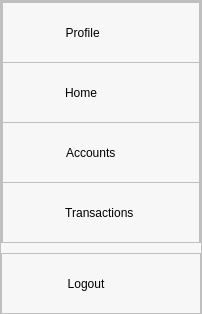
     <widget class="QFrame" name="side_menu">
      <property name="maximumSize">
       <size>
        <width>200</width>
        <height>16777215</height>
       </size>
      </property>
      <property name="styleSheet">
       <string notr="true">background-color: rgb(247, 247, 247);
font: bold italic 13pt &quot;Calibri&quot;;</string>
      </property>
      <property name="frameShape">
       <enum>QFrame::StyledPanel</enum>
      </property>
      <property name="frameShadow">
       <enum>QFrame::Raised</enum>
      </property>
      <layout class="QVBoxLayout" name="verticalLayout_4">
       <property name="spacing">
        <number>0</number>
       </property>
       <property name="leftMargin">
        <number>0</number>
       </property>
       <property name="topMargin">
        <number>0</number>
       </property>
       <property name="rightMargin">
        <number>0</number>
       </property>
       <property name="bottomMargin">
        <number>10</number>
       </property>
       <item>
        <widget class="QFrame" name="frame">
         <property name="minimumSize">
          <size>
           <width>200</width>
           <height>0</height>
          </size>
         </property>
         <property name="maximumSize">
          <size>
           <width>16777215</width>
           <height>90</height>
          </size>
         </property>
         <property name="frameShape">
          <enum>QFrame::StyledPanel</enum>
         </property>
         <property name="frameShadow">
          <enum>QFrame::Raised</enum>
         </property>
         <widget class="QLabel" name="label">
          <property name="geometry">
           <rect>
            <x>10</x>
            <y>10</y>
            <width>171</width>
            <height>31</height>
           </rect>
          </property>
          <property name="text">
           <string>Good evening,</string>
          </property>
         </widget>
         <widget class="QLabel" name="label_surname">
          <property name="geometry">
           <rect>
            <x>50</x>
            <y>50</y>
            <width>151</width>
            <height>21</height>
           </rect>
          </property>
          <property name="text">
           <string>Ms. XX</string>
          </property>
         </widget>
        </widget>
       </item>
       <item>
        <widget class="QFrame" name="frame_2">
         <property name="frameShape">
          <enum>QFrame::StyledPanel</enum>
         </property>
         <property name="frameShadow">
          <enum>QFrame::Raised</enum>
         </property>
         <layout class="QVBoxLayout" name="verticalLayout">
          <property name="spacing">
           <number>0</number>
          </property>
          <property name="leftMargin">
           <number>0</number>
          </property>
          <property name="topMargin">
           <number>0</number>
          </property>
          <property name="rightMargin">
           <number>0</number>
          </property>
          <property name="bottomMargin">
           <number>0</number>
          </property>
          <item>
           <widget class="QFrame" name="frame_14">
            <property name="minimumSize">
             <size>
              <width>0</width>
              <height>60</height>
             </size>
            </property>
            <property name="maximumSize">
             <size>
              <width>16777215</width>
              <height>60</height>
             </size>
            </property>
            <property name="frameShape">
             <enum>QFrame::StyledPanel</enum>
            </property>
            <property name="frameShadow">
             <enum>QFrame::Raised</enum>
            </property>
            <layout class="QVBoxLayout" name="verticalLayout_5">
             <property name="spacing">
              <number>0</number>
             </property>
             <property name="leftMargin">
              <number>0</number>
             </property>
             <property name="topMargin">
              <number>0</number>
             </property>
             <property name="rightMargin">
              <number>0</number>
             </property>
             <property name="bottomMargin">
              <number>0</number>
             </property>
             <item>
              <widget class="QPushButton" name="pushButton_profile">
               <property name="minimumSize">
                <size>
                 <width>0</width>
                 <height>60</height>
                </size>
               </property>
               <property name="styleSheet">
                <string notr="true">QPushButton{
	color: rgb(0, 0, 0);
	background-color: rgb(247, 247, 247);
	border: 0px solid;
}
QPushButton:hover{
	
	background-color: rgb(212, 212, 212);
}
QPushButton#btn1{
	
	background-color: rgb(212, 212, 212);
}

QPushButton[level=&quot;1&quot;] {
    color: green;
}</string>
               </property>
               <property name="text">
                <string> Profile            </string>
               </property>
               <property name="icon">
                <iconset>
                 <normaloff>icons/profile.png</normaloff>icons/profile.png</iconset>
               </property>
               <property name="iconSize">
                <size>
                 <width>30</width>
                 <height>30</height>
                </size>
               </property>
              </widget>
             </item>
            </layout>
           </widget>
          </item>
          <item>
           <widget class="QFrame" name="frame_3">
            <property name="minimumSize">
             <size>
              <width>0</width>
              <height>60</height>
             </size>
            </property>
            <property name="maximumSize">
             <size>
              <width>16777215</width>
              <height>60</height>
             </size>
            </property>
            <property name="frameShape">
             <enum>QFrame::StyledPanel</enum>
            </property>
            <property name="frameShadow">
             <enum>QFrame::Raised</enum>
            </property>
            <layout class="QVBoxLayout" name="verticalLayout_2">
             <property name="spacing">
              <number>0</number>
             </property>
             <property name="leftMargin">
              <number>0</number>
             </property>
             <property name="topMargin">
              <number>0</number>
             </property>
             <property name="rightMargin">
              <number>0</number>
             </property>
             <property name="bottomMargin">
              <number>0</number>
             </property>
             <item>
              <widget class="QPushButton" name="pushButton_home">
               <property name="minimumSize">
                <size>
                 <width>0</width>
                 <height>60</height>
                </size>
               </property>
               <property name="styleSheet">
                <string notr="true">QPushButton{
	color: rgb(0, 0, 0);
	background-color: rgb(247, 247, 247);
	border: 0px solid;
}
QPushButton:hover{
	
	background-color: rgb(212, 212, 212);
}</string>
               </property>
               <property name="text">
                <string> Home             </string>
               </property>
               <property name="icon">
                <iconset>
                 <normaloff>icons/home.png</normaloff>icons/home.png</iconset>
               </property>
               <property name="iconSize">
                <size>
                 <width>30</width>
                 <height>30</height>
                </size>
               </property>
              </widget>
             </item>
            </layout>
           </widget>
          </item>
          <item>
           <widget class="QFrame" name="frame_29">
            <property name="minimumSize">
             <size>
              <width>0</width>
              <height>60</height>
             </size>
            </property>
            <property name="maximumSize">
             <size>
              <width>16777215</width>
              <height>60</height>
             </size>
            </property>
            <property name="frameShape">
             <enum>QFrame::StyledPanel</enum>
            </property>
            <property name="frameShadow">
             <enum>QFrame::Raised</enum>
            </property>
            <layout class="QVBoxLayout" name="verticalLayout_8">
             <property name="spacing">
              <number>0</number>
             </property>
             <property name="leftMargin">
              <number>0</number>
             </property>
             <property name="topMargin">
              <number>0</number>
             </property>
             <property name="rightMargin">
              <number>0</number>
             </property>
             <property name="bottomMargin">
              <number>0</number>
             </property>
             <item>
              <widget class="QPushButton" name="pushButton_wallet">
               <property name="minimumSize">
                <size>
                 <width>0</width>
                 <height>60</height>
                </size>
               </property>
               <property name="styleSheet">
                <string notr="true">QPushButton{
	color: rgb(0, 0, 0);
	background-color: rgb(247, 247, 247);
	border: 0px solid;
}
QPushButton:hover{
	
	background-color: rgb(212, 212, 212);
}
QPushButton#btn1{
	
	background-color: rgb(212, 212, 212);
}</string>
               </property>
               <property name="text">
                <string> Accounts       </string>
               </property>
               <property name="icon">
                <iconset>
                 <normaloff>icons/wallet.png</normaloff>icons/wallet.png</iconset>
               </property>
               <property name="iconSize">
                <size>
                 <width>30</width>
                 <height>30</height>
                </size>
               </property>
              </widget>
             </item>
            </layout>
           </widget>
          </item>
          <item>
           <widget class="QFrame" name="frame_30">
            <property name="minimumSize">
             <size>
              <width>0</width>
              <height>60</height>
             </size>
            </property>
            <property name="maximumSize">
             <size>
              <width>16777215</width>
              <height>60</height>
             </size>
            </property>
            <property name="frameShape">
             <enum>QFrame::StyledPanel</enum>
            </property>
            <property name="frameShadow">
             <enum>QFrame::Raised</enum>
            </property>
            <layout class="QVBoxLayout" name="verticalLayout_20">
             <property name="spacing">
              <number>0</number>
             </property>
             <property name="leftMargin">
              <number>0</number>
             </property>
             <property name="topMargin">
              <number>0</number>
             </property>
             <property name="rightMargin">
              <number>0</number>
             </property>
             <property name="bottomMargin">
              <number>0</number>
             </property>
             <item>
              <widget class="QPushButton" name="pushButton_transfer">
               <property name="minimumSize">
                <size>
                 <width>0</width>
                 <height>60</height>
                </size>
               </property>
               <property name="styleSheet">
                <string notr="true">QPushButton{
	color: rgb(0, 0, 0);
	background-color: rgb(247, 247, 247);
	border: 0px solid;
}
QPushButton:hover{
	
	background-color: rgb(212, 212, 212);
}</string>
               </property>
               <property name="text">
                <string>Transactions </string>
               </property>
               <property name="icon">
                <iconset>
                 <normaloff>icons/transaction.png</normaloff>icons/transaction.png</iconset>
               </property>
               <property name="iconSize">
                <size>
                 <width>30</width>
                 <height>30</height>
                </size>
               </property>
              </widget>
             </item>
            </layout>
           </widget>
          </item>
         </layout>
        </widget>
       </item>
       <item>
        <widget class="QFrame" name="frame_6">
         <property name="frameShape">
          <enum>QFrame::StyledPanel</enum>
         </property>
         <property name="frameShadow">
          <enum>QFrame::Raised</enum>
         </property>
        </widget>
       </item>
       <item>
        <widget class="QFrame" name="frame_7">
         <property name="minimumSize">
          <size>
           <width>0</width>
           <height>60</height>
          </size>
         </property>
         <property name="maximumSize">
          <size>
           <width>16777215</width>
           <height>40</height>
          </size>
         </property>
         <property name="frameShape">
          <enum>QFrame::StyledPanel</enum>
         </property>
         <property name="frameShadow">
          <enum>QFrame::Raised</enum>
         </property>
         <layout class="QVBoxLayout" name="verticalLayout_3">
          <property name="spacing">
           <number>0</number>
          </property>
          <property name="leftMargin">
           <number>0</number>
          </property>
          <property name="topMargin">
           <number>0</number>
          </property>
          <property name="rightMargin">
           <number>0</number>
          </property>
          <property name="bottomMargin">
           <number>0</number>
          </property>
          <item>
           <widget class="QPushButton" name="pushButton_logout">
            <property name="minimumSize">
             <size>
              <width>0</width>
              <height>60</height>
             </size>
            </property>
            <property name="styleSheet">
             <string notr="true">QPushButton{
	color: rgb(0, 0, 0);
	background-color: rgb(247, 247, 247);
	border: 0px solid;
}
QPushButton:hover{
	
	background-color: rgb(212, 212, 212);
}</string>
            </property>
            <property name="text">
             <string>Logout         </string>
            </property>
            <property name="icon">
             <iconset>
              <normaloff>icons/logout.png</normaloff>icons/logout.png</iconset>
            </property>
            <property name="iconSize">
             <size>
              <width>30</width>
              <height>30</height>
             </size>
            </property>
           </widget>
          </item>
         </layout>
        </widget>
       </item>
      </layout>
     </widget>
